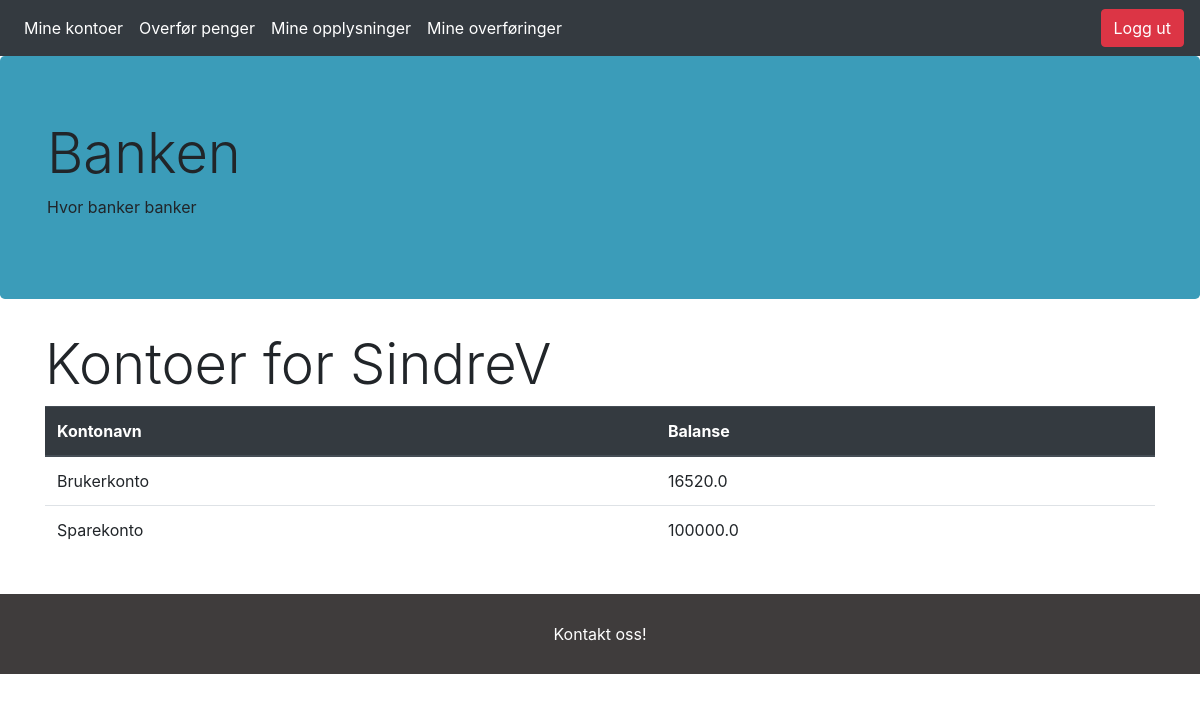
Screenshot of /myaccs (signed in) with the database file from the repository.
### app/models.py (models this page shows, shortened)
class User(db.Model, UserMixin):
    id = db.Column(db.Integer, primary_key=True, nullable=False)
    username = db.Column(db.String(20), unique=True, nullable=False)
    useremail = db.Column(db.String(120), unique=True, nullable=False)
    useraddr = db.Column(db.String(200), nullable=False)
    userpwd = db.Column(db.String(60), nullable=False)
    usertlf = db.Column(db.Integer(), unique=True,  nullable=False)
    accounts = db.relationship('Account',  backref='holder', lazy=True)
    logs = db.relationship('Log', backref='logger', lazy=True)
    confirmed = db.Column(db.Boolean, nullable=False, default=False)
    confirmed_on = db.Column(db.DateTime, nullable=True)
    otp_secret = db.Column(db.String(16))
    confirmed = db.Column(db.Boolean, nullable=False, default=False)
    confirmed_on = db.Column(db.DateTime, nullable=True)

class Account(db.Model):
    id = db.Column(db.Integer, primary_key=True)
    accname = db.Column(db.String(20), nullable=False)
    balance = db.Column(db.Float)
    accuser = db.Column(db.Integer, db.ForeignKey('user.id'), nullable=False)

### app/routes.py (the view)
@app.route("/myaccs")
@login_required
def myaccs():
    return render_template('myaccs.html')

### app/models.py (called while the page is built)
@login_manager.user_loader
def load_user(user_id):
    return User.query.get(int(user_id))

### app/routes.py (called while the page is built)
@app.before_request
def before_request():
    session.permanent = True
    app.permanent_session_lifetime = dt.timedelta(minutes=10)
    session.modified = True

### app/templates/myaccs.html
{%extends 'base.html'%} {% block body %}
<div class="container mx-auto">
    <h1 class="display-4"> Kontoer for {{ current_user.username }} </h1>
    <table class="table">
        <thead class="thead-dark">
            <th>Kontonavn</th>
            <th>Balanse</th>
        </thead>
        {%for acc in current_user.accounts if current_user.accounts%}
        <tr>
            <td>{{ acc.accname}}</td>
            <td>{{ acc.balance }}</td>
        </tr>
        {% endfor %}
    </table>
</div>
{% endblock %}

### rows the page displays
User: username "SindreV"
Account: accname "Brukerkonto", balance "16520.0"
Account: accname "Sparekonto", balance "100000.0"
